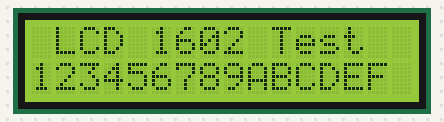
Simulated run of this program. Board: Raspberry Pi (BCM pin numbers). Parts: 16×2 character LCD.

Above: at 0.1 s.
At 2.1 s:
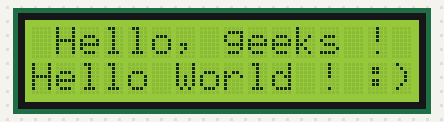
At 4.2 s:
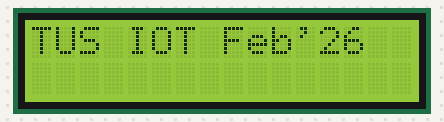

Measured:
- by itself, everything shown: repeats every 6.1 s, in 6 steps
- what the display in image 0 shows lasts 2.0 s, from 0.1 s to 2.1 s

The program:

lab09LCD1602.py
```python
#!/usr/bin/env python
from time import sleep

class Adafruit_CharLCD:
    # commands
    LCD_CLEARDISPLAY        = 0x01
    LCD_RETURNHOME          = 0x02
    LCD_ENTRYMODESET        = 0x04
    LCD_DISPLAYCONTROL      = 0x08
    LCD_CURSORSHIFT         = 0x10
    LCD_FUNCTIONSET         = 0x20
    LCD_SETCGRAMADDR        = 0x40
    LCD_SETDDRAMADDR        = 0x80

    # flags for display entry mode
    LCD_ENTRYRIGHT      = 0x00
    LCD_ENTRYLEFT       = 0x02
    LCD_ENTRYSHIFTINCREMENT     = 0x01
    LCD_ENTRYSHIFTDECREMENT     = 0x00

    # flags for display on/off control
    LCD_DISPLAYON       = 0x04
    LCD_DISPLAYOFF      = 0x00
    LCD_CURSORON        = 0x02
    LCD_CURSOROFF       = 0x00
    LCD_BLINKON         = 0x01
    LCD_BLINKOFF        = 0x00

    # flags for display/cursor shift
    LCD_DISPLAYMOVE         = 0x08
    LCD_CURSORMOVE      = 0x00

    # flags for display/cursor shift
    LCD_DISPLAYMOVE         = 0x08
    LCD_CURSORMOVE      = 0x00
    LCD_MOVERIGHT       = 0x04
    LCD_MOVELEFT        = 0x00

    # flags for function set
    LCD_8BITMODE        = 0x10
    LCD_4BITMODE        = 0x00
    LCD_2LINE           = 0x08
    LCD_1LINE           = 0x00
    LCD_5x10DOTS        = 0x04
    LCD_5x8DOTS         = 0x00

    def __init__(self, pin_rs=24, pin_e=23, pins_db=[17, 18, 27, 22], GPIO = None):
        # Emulate the old behavior of using RPi.GPIO if we haven't been given
        # an explicit GPIO interface to use
        if not GPIO:
            import RPi.GPIO as GPIO
        self.GPIO = GPIO
        self.pin_rs = pin_rs
        self.pin_e = pin_e
        self.pins_db = pins_db

        self.GPIO.setwarnings(False)
        self.GPIO.setmode(GPIO.BCM)
        self.GPIO.setup(self.pin_e, GPIO.OUT)
        self.GPIO.setup(self.pin_rs, GPIO.OUT)

        for pin in self.pins_db:
            self.GPIO.setup(pin, GPIO.OUT)

        self.write4bits(0x33) # initialization
        self.write4bits(0x32) # initialization
        self.write4bits(0x28) # 2 line 5x7 matrix
        self.write4bits(0x0C) # turn cursor off 0x0E to enable cursor
        self.write4bits(0x06) # shift cursor right

        self.displaycontrol = self.LCD_DISPLAYON | self.LCD_CURSOROFF | self.LCD_BLINKOFF

        self.displayfunction = self.LCD_4BITMODE | self.LCD_1LINE | self.LCD_5x8DOTS
        self.displayfunction |= self.LCD_2LINE

        """ Initialize to default text direction (for romance languages) """
        self.displaymode =  self.LCD_ENTRYLEFT | self.LCD_ENTRYSHIFTDECREMENT
        self.write4bits(self.LCD_ENTRYMODESET | self.displaymode) #  set the entry mode

        self.clear()

    def begin(self, cols, lines):
        if (lines > 1):
            self.numlines = lines
        self.displayfunction |= self.LCD_2LINE
        self.currline = 0

    def home(self):
        self.write4bits(self.LCD_RETURNHOME) # set cursor position to zero
        self.delayMicroseconds(3000) # this command takes a long time!

    def clear(self):
        self.write4bits(self.LCD_CLEARDISPLAY) # command to clear display
        self.delayMicroseconds(3000)    # 3000 microsecond sleep, clearing the display takes a long time

    def setCursor(self, col, row):
        self.row_offsets = [ 0x00, 0x40, 0x14, 0x54 ]

        if ( row > self.numlines ):
            row = self.numlines - 1 # we count rows starting w/0
        self.write4bits(self.LCD_SETDDRAMADDR | (col + self.row_offsets[row]))

    def noDisplay(self):
        """ Turn the display off (quickly) """
        self.displaycontrol &= ~self.LCD_DISPLAYON
        self.write4bits(self.LCD_DISPLAYCONTROL | self.displaycontrol)

    def display(self):
        """ Turn the display on (quickly) """
        self.displaycontrol |= self.LCD_DISPLAYON
        self.write4bits(self.LCD_DISPLAYCONTROL | self.displaycontrol)

    def noCursor(self):
        """ Turns the underline cursor on/off """
        self.displaycontrol &= ~self.LCD_CURSORON
        self.write4bits(self.LCD_DISPLAYCONTROL | self.displaycontrol)

    def cursor(self):
        """ Cursor On """
        self.displaycontrol |= self.LCD_CURSORON
        self.write4bits(self.LCD_DISPLAYCONTROL | self.displaycontrol)

    def noBlink(self):
        """ Turn on and off the blinking cursor """
        self.displaycontrol &= ~self.LCD_BLINKON
        self.write4bits(self.LCD_DISPLAYCONTROL | self.displaycontrol)

    def noBlink(self):
        """ Turn on and off the blinking cursor """
        self.displaycontrol &= ~self.LCD_BLINKON
        self.write4bits(self.LCD_DISPLAYCONTROL | self.displaycontrol)

    def DisplayLeft(self):
        """ These commands scroll the display without changing the RAM """
        self.write4bits(self.LCD_CURSORSHIFT | self.LCD_DISPLAYMOVE | self.LCD_MOVELEFT);


    def scrollDisplayRight(self):
        """ These commands scroll the display without changing the RAM """
        self.write4bits(self.LCD_CURSORSHIFT | self.LCD_DISPLAYMOVE | self.LCD_MOVERIGHT);

    def leftToRight(self):
        """ This is for text that flows Left to Right """
        self.displaymode |= self.LCD_ENTRYLEFT
        self.write4bits(self.LCD_ENTRYMODESET | self.displaymode);

    def rightToLeft(self):
        """ This is for text that flows Right to Left """
        self.displaymode &= ~self.LCD_ENTRYLEFT
        self.write4bits(self.LCD_ENTRYMODESET | self.displaymode)

    def autoscroll(self):
        """ This will 'right justify' text from the cursor """
        self.displaymode |= self.LCD_ENTRYSHIFTINCREMENT
        self.write4bits(self.LCD_ENTRYMODESET | self.displaymode)

    def noAutoscroll(self):
        """ This will 'left justify' text from the cursor """
        self.displaymode &= ~self.LCD_ENTRYSHIFTINCREMENT
        self.write4bits(self.LCD_ENTRYMODESET | self.displaymode)

    def write4bits(self, bits, char_mode=False):
        """ Send command to LCD """
	# Wait briefly so the LCD is ready.
        self.delayMicroseconds(1000) # 1000 microsecond sleep

	#Normalize to an 8‑bit string - Converts the integer bits to a binary string
        bits=bin(bits)[2:].zfill(8)

	#Set RS depending on whether this is a command (RS=0) or character data(RS=1).
        self.GPIO.output(self.pin_rs, char_mode)

	#Clear data lines (D4–D7) to a known state. Ensures all four data lines start at 0 before setting any to 1.
        for pin in self.pins_db:
            self.GPIO.output(pin, False)

	#Send the high nibble of the byte on D4–D7, then pulse E to latch it.
        for i in range(4):
            if bits[i] == "1":
                self.GPIO.output(self.pins_db[::-1][i], True)

	#This toggles the E pin high→low briefly. The LCD samples D4–D7 on E’s falling edge.
        self.pulseEnable()

	#Clear data lines (D4–D7) to a known state. Ensures all four data lines start at 0 before setting any to 1.
        for pin in self.pins_db:
            self.GPIO.output(pin, False)

	#Send the low nibble of the byte on D4–D7, then pulse E again.
        for i in range(4,8):
            if bits[i] == "1":
                self.GPIO.output(self.pins_db[::-1][i-4], True)

	#Second E pulse finishes the byte transfer.
        self.pulseEnable()

    def delayMicroseconds(self, microseconds):
        seconds = microseconds / float(1000000) # divide microseconds by 1 million for seconds
        sleep(seconds)

    def pulseEnable(self):
        self.GPIO.output(self.pin_e, False)
        self.delayMicroseconds(1)       # 1 microsecond pause - enable pulse must be > 450ns
        self.GPIO.output(self.pin_e, True)
        self.delayMicroseconds(1)       # 1 microsecond pause - enable pulse must be > 450ns
        self.GPIO.output(self.pin_e, False)
        self.delayMicroseconds(1)       # commands need > 37us to settle

    def message(self, text):
        """ Send string to LCD. Newline wraps to second line"""
        for char in text:
            if char == '\n':
                self.write4bits(0xC0) # next line
            else:
                self.write4bits(ord(char),True)

def loop():
    lcd = Adafruit_CharLCD()
    while True:
        lcd.clear()
        lcd.message(" LCD 1602 Test \n123456789ABCDEF")
        sleep(2)
        lcd.clear()
        lcd.message(" Hello, geeks !\nHello World ! :)")
        sleep(2)
        lcd.clear()
##        lcd.message("Welcome to --->\n  adeept.com")
        lcd.message("TUS IOT Feb'26");
        sleep(2)


if __name__ == '__main__':
    loop()
```
